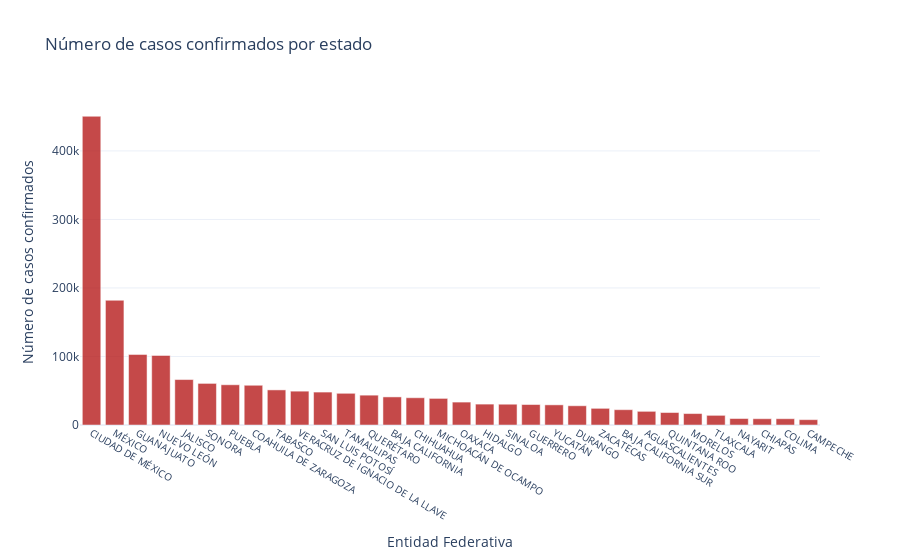

Notebook cell for this chart:
### Code cell
# Bar plot of the confirmed cases by state
confirmados_por_entidad.sort_values("Casos confirmados", ascending = False, inplace = True ) # Ordenando por número de casos de forma descendente 
fig_bar_edo = px.bar( x = confirmados_por_entidad["ENTIDAD_FEDERATIVA"], y = confirmados_por_entidad["Casos confirmados"],
                        labels = dict(x = "Entidad Federativa", y = "Número de casos confirmados"), title = "Número de casos confirmados por estado")


fig_bar_edo.update_xaxes(type='category', tickfont=dict(size = 10))
fig_bar_edo.update_traces(marker = dict(color = "#b71c1c"), opacity = 0.8)
fig_bar_edo.show()

### Figure 1 — Plotly figure (JSON) as saved in the notebook; plotly's stock layout.template omitted (floating-point values rounded to 4 significant figures)
{"data": [{"alignmentgroup": "True", "hovertemplate": "Entidad Federativa=%{x}<br>Número de casos confirmados=%{y}<extra></extra>", "legendgroup": "", "marker": {"color": "#b71c1c"}, "name": "", "offsetgroup": "", "opacity": 0.8, "orientation": "v", "showlegend": false, "textposition": "auto", "type": "bar", "x": ["CIUDAD DE MÉXICO", "MÉXICO", "GUANAJUATO", "NUEVO LEÓN", "JALISCO", "SONORA", "PUEBLA", "COAHUILA DE ZARAGOZA", "TABASCO", "VERACRUZ DE IGNACIO DE LA LLAVE", "SAN LUIS POTOSÍ", "TAMAULIPAS", "QUERÉTARO", "BAJA CALIFORNIA", "CHIHUAHUA", "MICHOACÁN DE OCAMPO", "OAXACA", "HIDALGO", "SINALOA", "GUERRERO", "YUCATÁN", "DURANGO", "ZACATECAS", "BAJA CALIFORNIA SUR", "AGUASCALIENTES", "QUINTANA ROO", "MORELOS", "TLAXCALA", "NAYARIT", "CHIAPAS", "COLIMA", "CAMPECHE"], "xaxis": "x", "y": [450590, 182039, 102976, 101527, 66323, 60706, 58724, 57995, 51224, 49385, 48054, 46258, 43542, 40992, 39775, 38814, 33451, 30498, 30321, 29895, 29406, 28081, 24313, 22347, 19940, 18209, 16686, 14088, 9459, 9165, 9157, 7800], "yaxis": "y"}], "layout": {"barmode": "relative", "legend": {"tracegroupgap": 0}, "title": {"text": "Número de casos confirmados por estado"}, "xaxis": {"anchor": "y", "domain": [0, 1], "tickfont": {"size": 10}, "title": {"text": "Entidad Federativa"}, "type": "category"}, "yaxis": {"anchor": "x", "domain": [0, 1], "title": {"text": "Número de casos confirmados"}}}}
